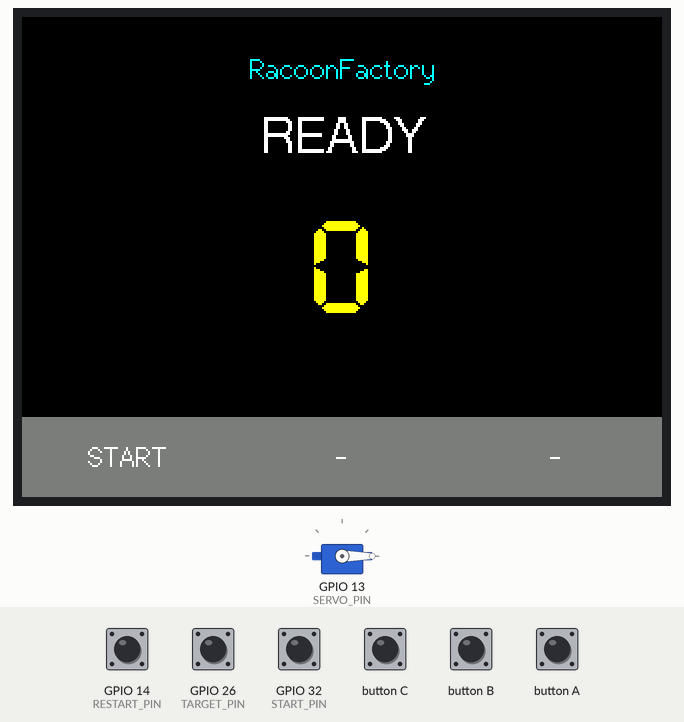
This program was run on a simulated ESP32. Parts: 320×240 colour display, servo. Inputs (shaded band) come from the test bench; at power-on: GPIO 14 (RESTART_PIN) HIGH, GPIO 26 (TARGET_PIN) HIGH, GPIO 32 (START_PIN) HIGH. WiFi joins after 1.5 s; servers stay silent unless stated; servo pulses on a pin are drawn as a servo (544–2400 µs = 0–180°).

Above: at 1.4 s.
1.5 s: GPIO 14 (RESTART_PIN) pulled LOW for 0.15 s
At 3.1 s:
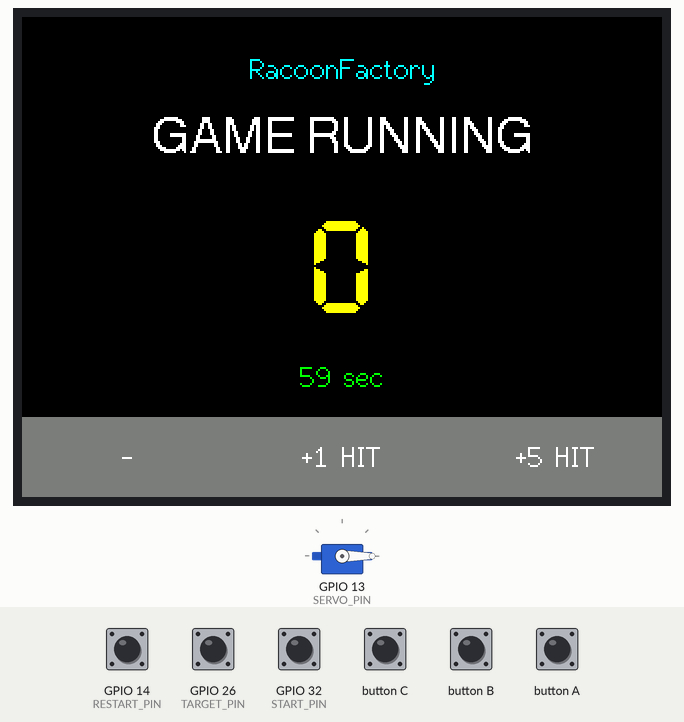
4.6 s: GPIO 26 (TARGET_PIN) pulled LOW for 0.15 s
At 5.01 s:
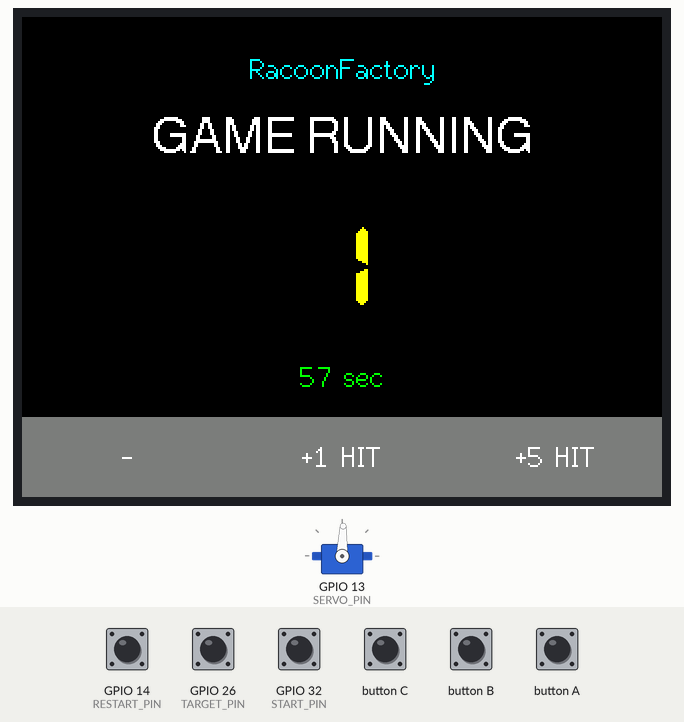
6.6 s: button C pressed for 0.15 s
At 8.3 s:
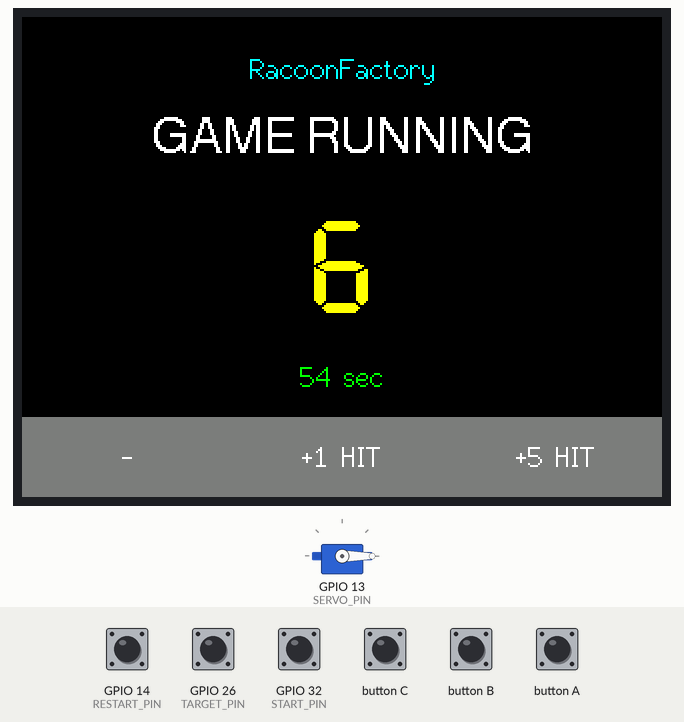
9.0 s: button B pressed for 0.15 s
At 9.28 s:
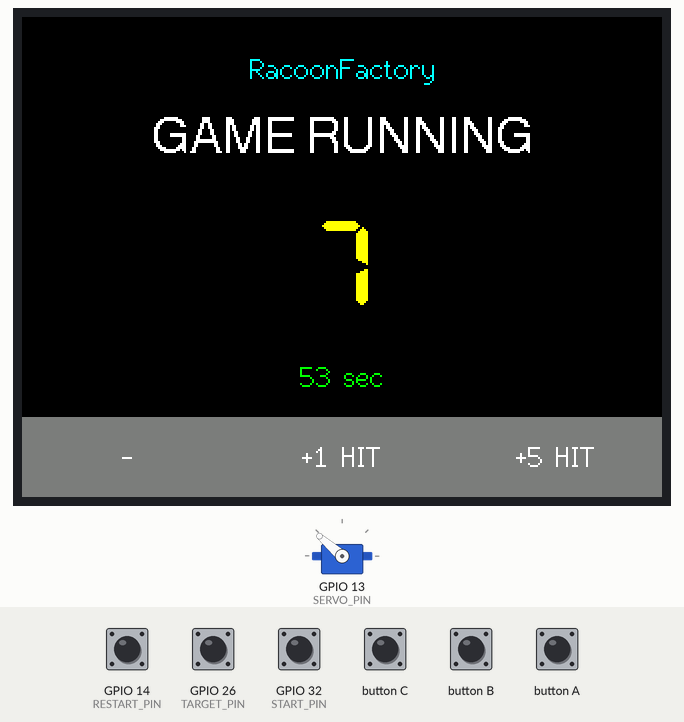
11.2 s: GPIO 26 (TARGET_PIN) pulled LOW for 1 s
At 11.79 s:
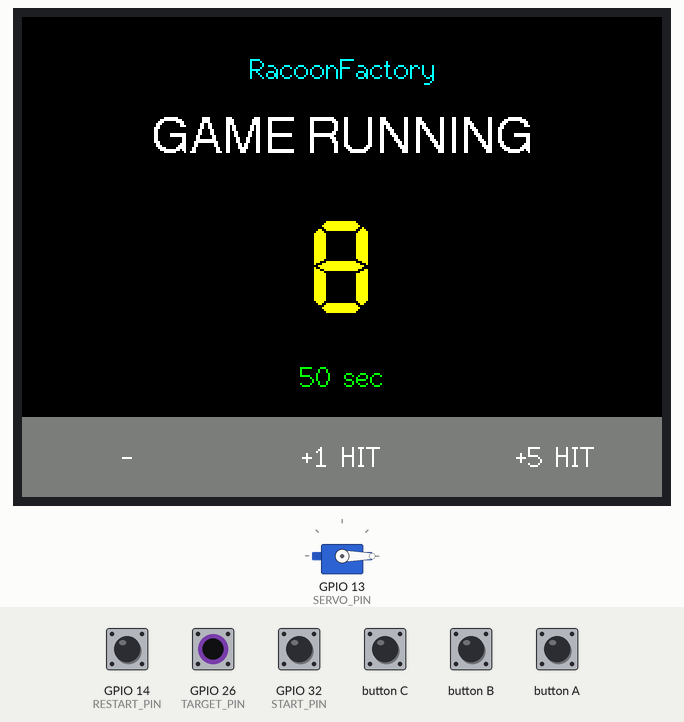
13.7 s: button C pressed for 1 s
At 15.3 s:
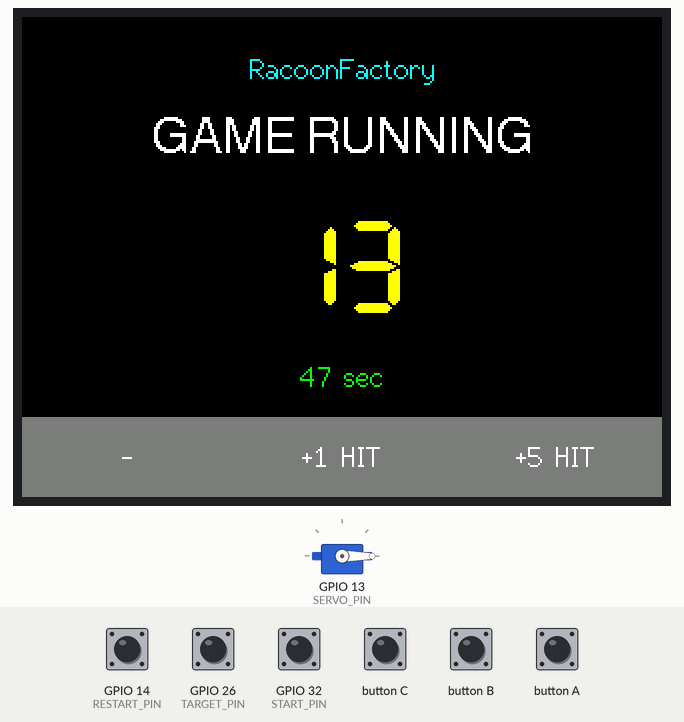
Timing chart, 0 to 16.8 s (numbered marks = the images above; inputs shaded):
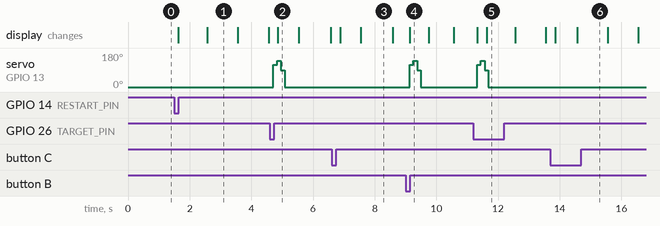

Measured:
- after the input at 1.5 s, the display: first changes after 0.13 s (image 1 shows a later state)
- after the input at 4.6 s, servo on GPIO 13 (SERVO_PIN): 0° → 118° after 0.12 s, → 139° 0.12 s later, → 88° 0.12 s later, → 0° 0.12 s later
- after the input at 9.0 s, servo on GPIO 13 (SERVO_PIN): 0° → 118° after 0.13 s, → 139° 0.12 s later, → 88° 0.12 s later, → 0° 0.12 s later
- after the input at 11.2 s, servo on GPIO 13 (SERVO_PIN): 0° → 118° after 0.13 s, → 139° 0.12 s later, → 88° 0.12 s later, → 0° 0.12 s later

The program:

main.cpp
```cpp
#include <M5Unified.h>
#include <WiFi.h>
#include <HTTPClient.h>
#include <WiFiClientSecure.h>

// Replace these values before uploading to the M5Stack Core2.
const char* WIFI_SSID = "YOUR_WIFI_SSID";
const char* WIFI_PASSWORD = "YOUR_WIFI_PASSWORD";
const char* API_KEY = "YOUR_API_KEY";

const char* API_URL =
    "https://racoonfactory-techseeker-2026-wvbquo-34408a-220-158-16-196.sslip.io/api/scores";
const char* DEVICE_ID = "core2-demo-01";
const char* PLAYER_NAME = "CORE2 PLAYER";

constexpr uint32_t GAME_DURATION_SECONDS = 60;
constexpr uint32_t GAME_DURATION_MS = GAME_DURATION_SECONDS * 1000;
constexpr uint32_t HIT_COOLDOWN_MS = 300;
constexpr uint8_t WIFI_CONNECT_ATTEMPTS = 2;
constexpr uint8_t SCORE_SEND_ATTEMPTS = 2;

// Temporary pin assignment for TechSeeker prototype.
// Core2 official pin map:
// PORT-A: G32/G33, PORT-B: G26/G36, PORT-C: G14/G13.
constexpr int START_PIN = 32;    // PORT-A yellow. Digital input, active LOW.
constexpr int RESTART_PIN = 14;  // PORT-C yellow. Digital input, active LOW.
constexpr int TARGET_PIN = 26;   // PORT-B yellow. Digital input, active LOW.
constexpr int SERVO_PIN = 13;    // PORT-C white. PWM output signal.

// Servo settings. Change these after Saturday's angle test.
constexpr int SERVO_IDLE_ANGLE = 0;
constexpr int SERVO_SEQUENCE_ANGLES[] = {120, 140, 90, 0};
constexpr uint32_t SERVO_SEQUENCE_INTERVALS_MS[] = {100, 100, 100, 100};
constexpr size_t SERVO_SEQUENCE_COUNT =
    sizeof(SERVO_SEQUENCE_ANGLES) / sizeof(SERVO_SEQUENCE_ANGLES[0]);
constexpr int SERVO_PWM_HZ = 50;
constexpr int SERVO_PWM_BITS = 16;
constexpr int SERVO_PWM_CHANNEL = 0;
constexpr int SERVO_MIN_US = 500;
constexpr int SERVO_MAX_US = 2400;

bool gameRunning = false;
bool gamePaused = false;
bool scoreSent = false;
int score = 0;
uint32_t gameStartedAt = 0;
uint32_t pausedRemainingMs = GAME_DURATION_MS;
uint32_t gameNumber = 0;
uint32_t lastHitAt = 0;
uint32_t servoNextStepAt = 0;
size_t servoSequenceIndex = 0;
bool servoSequenceRunning = false;
String lastSendMessage = "";

bool previousStartState = false;
bool previousRestartState = false;
bool previousTargetState = false;

void setServoAngle(int angle);

void drawButtonLabels() {
  M5.Display.fillRect(0, 200, 320, 40, TFT_DARKGREY);
  M5.Display.setTextColor(TFT_WHITE, TFT_DARKGREY);
  M5.Display.setTextDatum(MC_DATUM);
  M5.Display.drawString(gameRunning ? "-" : "START", 53, 220, 2);
  M5.Display.drawString(gameRunning ? "+1 HIT" : "-", 160, 220, 2);
  M5.Display.drawString(gameRunning ? "+5 HIT" : "-", 267, 220, 2);
}

void drawGame() {
  M5.Display.fillScreen(TFT_BLACK);
  M5.Display.setTextDatum(MC_DATUM);
  M5.Display.setTextColor(TFT_CYAN, TFT_BLACK);
  M5.Display.drawString("RacoonFactory", 160, 26, 2);

  M5.Display.setTextColor(TFT_WHITE, TFT_BLACK);
  const char* stateText = "READY";
  if (gameRunning && gamePaused) stateText = "PAUSED";
  if (gameRunning && !gamePaused) stateText = "GAME RUNNING";
  M5.Display.drawString(stateText, 160, 62, 4);

  M5.Display.setTextColor(TFT_YELLOW, TFT_BLACK);
  M5.Display.drawNumber(score, 160, 125, 7);
  drawButtonLabels();
}

void drawTimeLeft() {
  uint32_t elapsed = millis() - gameStartedAt;
  uint32_t remainingMs = gamePaused
                             ? pausedRemainingMs
                             : (elapsed >= GAME_DURATION_MS ? 0 : GAME_DURATION_MS - elapsed);
  uint32_t secondsLeft = (remainingMs + 999) / 1000;
  M5.Display.fillRect(100, 168, 120, 24, TFT_BLACK);
  M5.Display.setTextDatum(MC_DATUM);
  M5.Display.setTextColor(TFT_GREEN, TFT_BLACK);
  M5.Display.drawString(String(secondsLeft) + " sec", 160, 180, 2);
}

bool connectWifi(bool forceReconnect = false) {
  if (!forceReconnect && WiFi.status() == WL_CONNECTED) return true;

  M5.Display.fillScreen(TFT_BLACK);
  M5.Display.setTextDatum(MC_DATUM);
  M5.Display.setTextColor(TFT_WHITE, TFT_BLACK);
  M5.Display.drawString("Connecting Wi-Fi...", 160, 100, 2);

  for (uint8_t attempt = 1; attempt <= WIFI_CONNECT_ATTEMPTS; attempt++) {
    if (forceReconnect || attempt > 1) {
      WiFi.disconnect(false);
      delay(500);
    }

    WiFi.mode(WIFI_STA);
    WiFi.setSleep(false);
    WiFi.begin(WIFI_SSID, WIFI_PASSWORD);
    uint32_t started = millis();
    while (WiFi.status() != WL_CONNECTED && millis() - started < 15000) {
      delay(250);
    }

    if (WiFi.status() == WL_CONNECTED) {
      Serial.printf("Wi-Fi connected IP=%s RSSI=%d\n",
                    WiFi.localIP().toString().c_str(), WiFi.RSSI());
      return true;
    }
  }

  Serial.printf("Wi-Fi failed status=%d\n", WiFi.status());
  return false;
}

bool sendScore() {
  if (!connectWifi()) {
    lastSendMessage = "Wi-Fi failed";
    Serial.println(lastSendMessage);
    return false;
  }

  String gameId = String(DEVICE_ID) + "-" + String(gameNumber) + "-" + String(millis());
  String json = "{";
  json += "\"game_id\":\"" + gameId + "\",";
  json += "\"device_id\":\"" + String(DEVICE_ID) + "\",";
  json += "\"player_name\":\"" + String(PLAYER_NAME) + "\",";
  json += "\"score\":" + String(score) + ",";
  json += "\"duration_seconds\":" + String(GAME_DURATION_SECONDS) + ",";
  json += "\"started_at\":\"2026-06-14T00:00:00+09:00\"";
  json += "}";

  for (uint8_t attempt = 1; attempt <= SCORE_SEND_ATTEMPTS; attempt++) {
    WiFiClientSecure client;
    // Demo setting for the generated sslip.io domain. Use a CA certificate for production.
    client.setInsecure();
    client.setHandshakeTimeout(30);

    HTTPClient http;
    http.setReuse(false);
    http.setTimeout(15000);
    if (!http.begin(client, API_URL)) {
      lastSendMessage = "HTTP begin failed";
      Serial.println(lastSendMessage);
      return false;
    }

    http.addHeader("Authorization", "Bearer " + String(API_KEY));
    http.addHeader("Content-Type", "application/json");
    int status = http.POST(json);
    String response = http.getString();
    Serial.printf("POST attempt=%d status=%d response=%s\n", attempt, status,
                  response.c_str());
    http.end();

    lastSendMessage = "HTTP " + String(status);
    if (status < 0) {
      lastSendMessage += " " + http.errorToString(status);
    }
    if (response.length() > 0) {
      lastSendMessage += " " + response.substring(0, 40);
    }

    if (status == 201 || status == 409) return true;
    if (status >= 400) return false;

    connectWifi(true);
  }

  return false;
}

void startGame() {
  gameNumber++;
  score = 0;
  scoreSent = false;
  gameRunning = true;
  gamePaused = false;
  pausedRemainingMs = GAME_DURATION_MS;
  gameStartedAt = millis();
  lastHitAt = 0;
  drawGame();
}

void pauseGame() {
  if (!gameRunning || gamePaused) return;
  uint32_t elapsed = millis() - gameStartedAt;
  pausedRemainingMs = elapsed >= GAME_DURATION_MS ? 0 : GAME_DURATION_MS - elapsed;
  gamePaused = true;
  drawGame();
}

void resumeGame() {
  if (!gameRunning || !gamePaused) return;
  gamePaused = false;
  gameStartedAt = millis() - (GAME_DURATION_MS - pausedRemainingMs);
  drawGame();
}

void finishGame() {
  gameRunning = false;
  drawGame();

  M5.Display.fillRect(0, 155, 320, 40, TFT_BLACK);
  M5.Display.setTextDatum(MC_DATUM);
  M5.Display.setTextColor(TFT_WHITE, TFT_BLACK);
  M5.Display.drawString("Sending score...", 160, 176, 2);

  scoreSent = sendScore();
  M5.Display.fillRect(0, 155, 320, 40, TFT_BLACK);
  M5.Display.setTextColor(scoreSent ? TFT_GREEN : TFT_RED, TFT_BLACK);
  M5.Display.drawString(scoreSent ? "SENT!" : "SEND FAILED", 160, 176, 2);
  if (!scoreSent) {
    M5.Display.setTextColor(TFT_RED, TFT_BLACK);
    M5.Display.drawString(lastSendMessage, 160, 192, 1);
  }
}

void setup() {
  auto cfg = M5.config();
  M5.begin(cfg);
  Serial.begin(115200);

  pinMode(START_PIN, INPUT_PULLUP);
  pinMode(RESTART_PIN, INPUT_PULLUP);
  pinMode(TARGET_PIN, INPUT_PULLUP);
  ledcSetup(SERVO_PWM_CHANNEL, SERVO_PWM_HZ, SERVO_PWM_BITS);
  ledcAttachPin(SERVO_PIN, SERVO_PWM_CHANNEL);
  setServoAngle(SERVO_IDLE_ANGLE);

  drawGame();
}

uint32_t servoAngleToDuty(int angle) {
  angle = constrain(angle, 0, 180);
  int pulseUs = map(angle, 0, 180, SERVO_MIN_US, SERVO_MAX_US);
  return ((uint64_t)pulseUs * ((1 << SERVO_PWM_BITS) - 1)) / 20000;
}

void setServoAngle(int angle) {
  ledcWrite(SERVO_PWM_CHANNEL, servoAngleToDuty(angle));
}

void startServoSequence() {
  servoSequenceRunning = true;
  servoSequenceIndex = 0;
  int angle = SERVO_SEQUENCE_ANGLES[servoSequenceIndex];
  setServoAngle(angle);
  servoNextStepAt = millis() + SERVO_SEQUENCE_INTERVALS_MS[servoSequenceIndex];
}

bool risingEdge(bool currentState, bool& previousState) {
  bool triggered = currentState && !previousState;
  previousState = currentState;
  return triggered;
}

void registerHit() {
  uint32_t now = millis();
  if (!gameRunning || gamePaused) return;
  if (now - lastHitAt < HIT_COOLDOWN_MS) return;

  lastHitAt = now;
  score += 1;
  drawGame();
  startServoSequence();
}

void updateServo() {
  if (!servoSequenceRunning || millis() < servoNextStepAt) return;

  servoSequenceIndex++;
  if (servoSequenceIndex >= SERVO_SEQUENCE_COUNT) {
    servoSequenceRunning = false;
    return;
  }

  int angle = SERVO_SEQUENCE_ANGLES[servoSequenceIndex];
  setServoAngle(angle);
  servoNextStepAt = millis() + SERVO_SEQUENCE_INTERVALS_MS[servoSequenceIndex];
}

void updateExternalInputs() {
  bool startPressed = digitalRead(START_PIN) == LOW;
  bool restartPressed = digitalRead(RESTART_PIN) == LOW;
  bool targetDetected = digitalRead(TARGET_PIN) == LOW;

  if (risingEdge(startPressed, previousStartState) && !gameRunning) {
    startGame();
  }
  if (risingEdge(restartPressed, previousRestartState)) {
    if (gamePaused) {
      resumeGame();
    } else {
      startGame();
    }
  }
  if (risingEdge(targetDetected, previousTargetState)) {
    registerHit();
  }
}

void loop() {
  M5.update();
  updateExternalInputs();
  updateServo();

  bool buttonAPressed = M5.BtnA.wasPressed();
  if (!gameRunning && buttonAPressed) {
    startGame();
  } else if (gameRunning && gamePaused && buttonAPressed) {
    resumeGame();
  }

  if (gameRunning && !gamePaused) {
    if (M5.BtnB.wasPressed()) {
      registerHit();
    }
    if (M5.BtnC.wasPressed()) {
      score += 5;
      drawGame();
    }

    drawTimeLeft();
    if (millis() - gameStartedAt >= GAME_DURATION_MS) {
      finishGame();
    }
  }

  delay(20);
}
```
